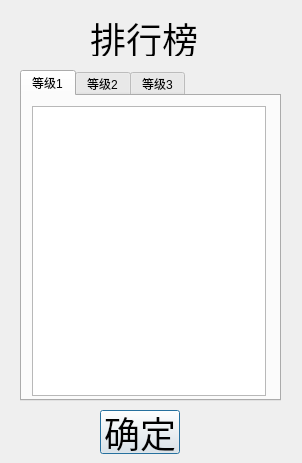
<?xml version="1.0" encoding="UTF-8"?>
<ui version="4.0">
 <class>listDialog</class>
 <widget class="QDialog" name="listDialog">
  <property name="geometry">
   <rect>
    <x>0</x>
    <y>0</y>
    <width>302</width>
    <height>463</height>
   </rect>
  </property>
  <property name="windowTitle">
   <string>Dialog</string>
  </property>
  <widget class="QLabel" name="label">
   <property name="geometry">
    <rect>
     <x>90</x>
     <y>20</y>
     <width>108</width>
     <height>36</height>
    </rect>
   </property>
   <property name="font">
    <font>
     <pointsize>27</pointsize>
    </font>
   </property>
   <property name="text">
    <string>排行榜</string>
   </property>
  </widget>
  <widget class="QPushButton" name="pushButton">
   <property name="geometry">
    <rect>
     <x>100</x>
     <y>410</y>
     <width>80</width>
     <height>44</height>
    </rect>
   </property>
   <property name="font">
    <font>
     <pointsize>27</pointsize>
    </font>
   </property>
   <property name="text">
    <string>确定</string>
   </property>
  </widget>
  <widget class="QTabWidget" name="tabWidget">
   <property name="geometry">
    <rect>
     <x>20</x>
     <y>70</y>
     <width>261</width>
     <height>331</height>
    </rect>
   </property>
   <property name="currentIndex">
    <number>0</number>
   </property>
   <widget class="QWidget" name="tab">
    <attribute name="title">
     <string>等级1</string>
    </attribute>
    <widget class="QTableView" name="tableView">
     <property name="geometry">
      <rect>
       <x>10</x>
       <y>10</y>
       <width>234</width>
       <height>290</height>
      </rect>
     </property>
    </widget>
   </widget>
   <widget class="QWidget" name="tab_2">
    <attribute name="title">
     <string>等级2</string>
    </attribute>
    <widget class="QTableView" name="tableView_2">
     <property name="geometry">
      <rect>
       <x>10</x>
       <y>10</y>
       <width>234</width>
       <height>290</height>
      </rect>
     </property>
    </widget>
   </widget>
   <widget class="QWidget" name="tab_3">
    <attribute name="title">
     <string>等级3</string>
    </attribute>
    <widget class="QTableView" name="tableView_3">
     <property name="geometry">
      <rect>
       <x>10</x>
       <y>10</y>
       <width>234</width>
       <height>290</height>
      </rect>
     </property>
    </widget>
   </widget>
  </widget>
 </widget>
 <resources/>
 <connections/>
</ui>
